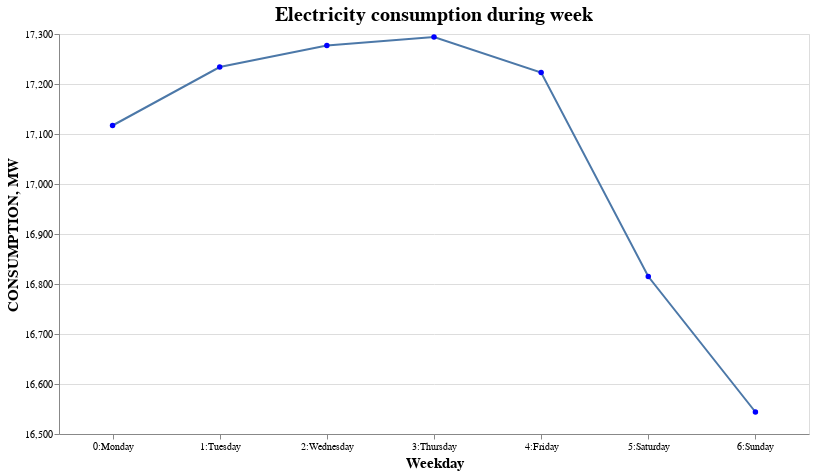

This figure's notebook cell:
### Markdown cell above
## 5. Як змінюється споживання електроенергії впродовж тижня?

Щоб відповісти на це питання, я використала Line Chart. Вісь X відповідає за дні тижня, вісь Y - за кількість спожитої електроенергії.   

Альтернативою міг би бути Bar Chart (або використання кількох стовпчиків, подібно до візуалізації до питання 1, або використання одного стовпчика, який би складався з 7 частин, відповідно до днів тижня). 
  
Проте, на мою думку, значення на Line Chart є легшими для читання та такий спосіб візуалізації краще передає динамічність.

### Code cell
df5_weekday = df.groupby(["Weekday"]).mean().round().reset_index()


chart_5 = alt.Chart(df5_weekday).mark_line( 
                    point=alt.OverlayMarkDef(color="blue")
                ).encode(
                    alt.X('Weekday:N', title='Weekday', axis=alt.Axis(labelAngle=0)),
                    alt.Y('CONSUMPTION:Q', title='CONSUMPTION, MW', scale = alt.Scale(zero = False)),
                    tooltip=['Weekday:N', 'CONSUMPTION:Q']
                ).configure_legend(
                    titleFontSize=15,
                    labelFontSize=14
                ).configure_axis(
                    titleFontSize=15
                ).configure_title(
                    fontSize=20             
                ).properties(width = 750, height = 400, 
                     title='Electricity consumption during week')

chart_5

### Figure 1 — Vega-Lite specification as saved in the notebook (floating-point values rounded to 4 significant figures)
{"config": {"view": {"continuousWidth": 400, "continuousHeight": 300}, "axis": {"titleFontSize": 15}, "legend": {"labelFontSize": 14, "titleFontSize": 15}, "title": {"fontSize": 20}}, "data": {"name": "data-35573923e2ee30d85bb9589e48dd73b2"}, "mark": {"type": "line", "point": {"color": "blue"}}, "encoding": {"tooltip": [{"type": "nominal", "field": "Weekday"}, {"type": "quantitative", "field": "CONSUMPTION"}], "x": {"type": "nominal", "axis": {"labelAngle": 0}, "field": "Weekday", "title": "Weekday"}, "y": {"type": "quantitative", "field": "CONSUMPTION", "scale": {"zero": false}, "title": "CONSUMPTION, MW"}}, "height": 400, "title": "Electricity consumption during week", "width": 750, "$schema": "https://vega.github.io/schema/vega-lite/v4.8.1.json", "datasets": {"data-35573923e2ee30d85bb9589e48dd73b2": [{"Weekday": "0:Monday", "AES": 9535.0, "TEC": 1475.0, "VDE": 327.0, "TES": 5678.0, "GES": 852.0, "GAES_GEN": 162.0, "CONSUMPTION": 17120.0, "GAES_PUMP": -218.0, "UK_BLR_RUS": -35.0, "UK_EURO": -477.0, "UK_MLD": -55.0, "Hour": 12.0}, {"Weekday": "1:Tuesday", "AES": 9559.0, "TEC": 1486.0, "VDE": 313.0, "TES": 5777.0, "GES": 850.0, "GAES_GEN": 164.0, "CONSUMPTION": 17230.0, "GAES_PUMP": -223.0, "UK_BLR_RUS": -28.0, "UK_EURO": -482.0, "UK_MLD": -57.0, "Hour": 12.0}, {"Weekday": "2:Wednesday", "AES": 9554.0, "TEC": 1490.0, "VDE": 319.0, "TES": 5794.0, "GES": 845.0, "GAES_GEN": 170.0, "CONSUMPTION": 17280.0, "GAES_PUMP": -224.0, "UK_BLR_RUS": -25.0, "UK_EURO": -459.0, "UK_MLD": -57.0, "Hour": 12.0}, {"Weekday": "3:Thursday", "AES": 9575.0, "TEC": 1484.0, "VDE": 327.0, "TES": 5788.0, "GES": 852.0, "GAES_GEN": 169.0, "CONSUMPTION": 17290.0, "GAES_PUMP": -223.0, "UK_BLR_RUS": -31.0, "UK_EURO": -464.0, "UK_MLD": -57.0, "Hour": 12.0}, {"Weekday": "4:Friday", "AES": 9556.0, "TEC": 1480.0, "VDE": 313.0, "TES": 5767.0, "GES": 840.0, "GAES_GEN": 168.0, "CONSUMPTION": 17220.0, "GAES_PUMP": -219.0, "UK_BLR_RUS": -29.0, "UK_EURO": -465.0, "UK_MLD": -55.0, "Hour": 12.0}, {"Weekday": "5:Saturday", "AES": 9518.0, "TEC": 1478.0, "VDE": 315.0, "TES": 5397.0, "GES": 815.0, "GAES_GEN": 165.0, "CONSUMPTION": 16820.0, "GAES_PUMP": -224.0, "UK_BLR_RUS": -19.0, "UK_EURO": -444.0, "UK_MLD": -58.0, "Hour": 12.0}, {"Weekday": "6:Sunday", "AES": 9471.0, "TEC": 1467.0, "VDE": 316.0, "TES": 5245.0, "GES": 774.0, "GAES_GEN": 147.0, "CONSUMPTION": 16540.0, "GAES_PUMP": -227.0, "UK_BLR_RUS": -31.0, "UK_EURO": -447.0, "UK_MLD": -54.0, "Hour": 12.0}]}}
